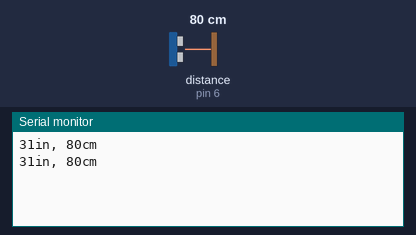
The sketch below on a simulated Arduino Uno, built with avr-gcc and run on an emulated ATmega328P. Parts: the last lines printed to the serial monitor. Wiring (inferred from the names in the program): ultrasonic range finder: trigger pin 7; echo pin 6. The test bench sets the inputs (shaded band); at power-on: distance to the obstacle (sensor on pin 6) 80 cm. The echo pulse lasts 58.3 µs per cm.

Above: at 1.8 s.
1.9 s: distance to the obstacle (sensor on pin 6) set to 2 cm
At 2.8 s:
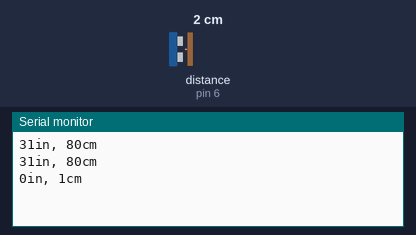
3.4 s: distance to the obstacle (sensor on pin 6) set to 4 cm
At 4.5 s:
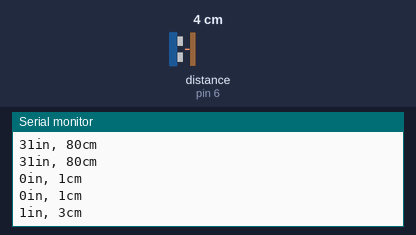
Timing chart, 0 to 6.4 s (numbered marks = the images above; inputs shaded):
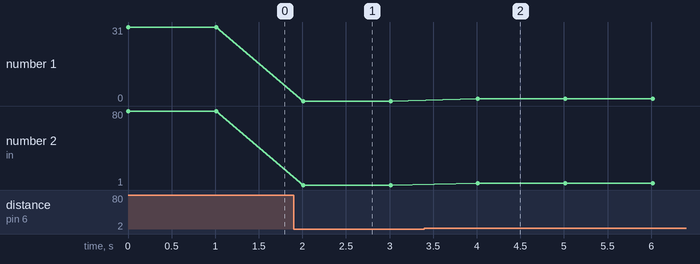

Measured:
- after the input at 1.9 s, the serial monitor: prints a new line after 0.11 s (image 1)
- after the input at 3.4 s, the serial monitor: prints a new line after 0.61 s (image 2)
- plotted number 1: 31 → 0 after the input at 1.9 s
- plotted number 2: 80 → 1 after the input at 1.9 s, 1 → 3 after the input at 3.4 s

The sketch:

Ultrasonic.ino
```cpp
const int trigPin = 7; // Trigger Pin of Ultrasonic Sensor
const int echoPin = 6; // Echo Pin of Ultrasonic Sensor

void setup() {
  pinMode(trigPin, OUTPUT);
  pinMode(echoPin, INPUT);
  Serial.begin(9600); // Starting Serial Terminal
}

void loop() {
   long duration, inches, cm;

   digitalWrite(trigPin, LOW);
   delayMicroseconds(2);
   digitalWrite(trigPin, HIGH);
   delayMicroseconds(10);
   digitalWrite(trigPin, LOW);
   duration = pulseIn(echoPin, HIGH);
   inches = microsecondsToInches(duration);
   cm = microsecondsToCentimeters(duration);
   Serial.print(inches);
   Serial.print("in, ");
   Serial.print(cm);
   Serial.print("cm");
   Serial.println();
   if(inches < 4)
    digitalWrite(13,HIGH);
   else
    digitalWrite(13, LOW);
   delay(1000);
}

long microsecondsToInches(long microseconds) {
   return microseconds / 74 / 2;
}

long microsecondsToCentimeters(long microseconds) {
   return microseconds / 29 / 2;
}
```
